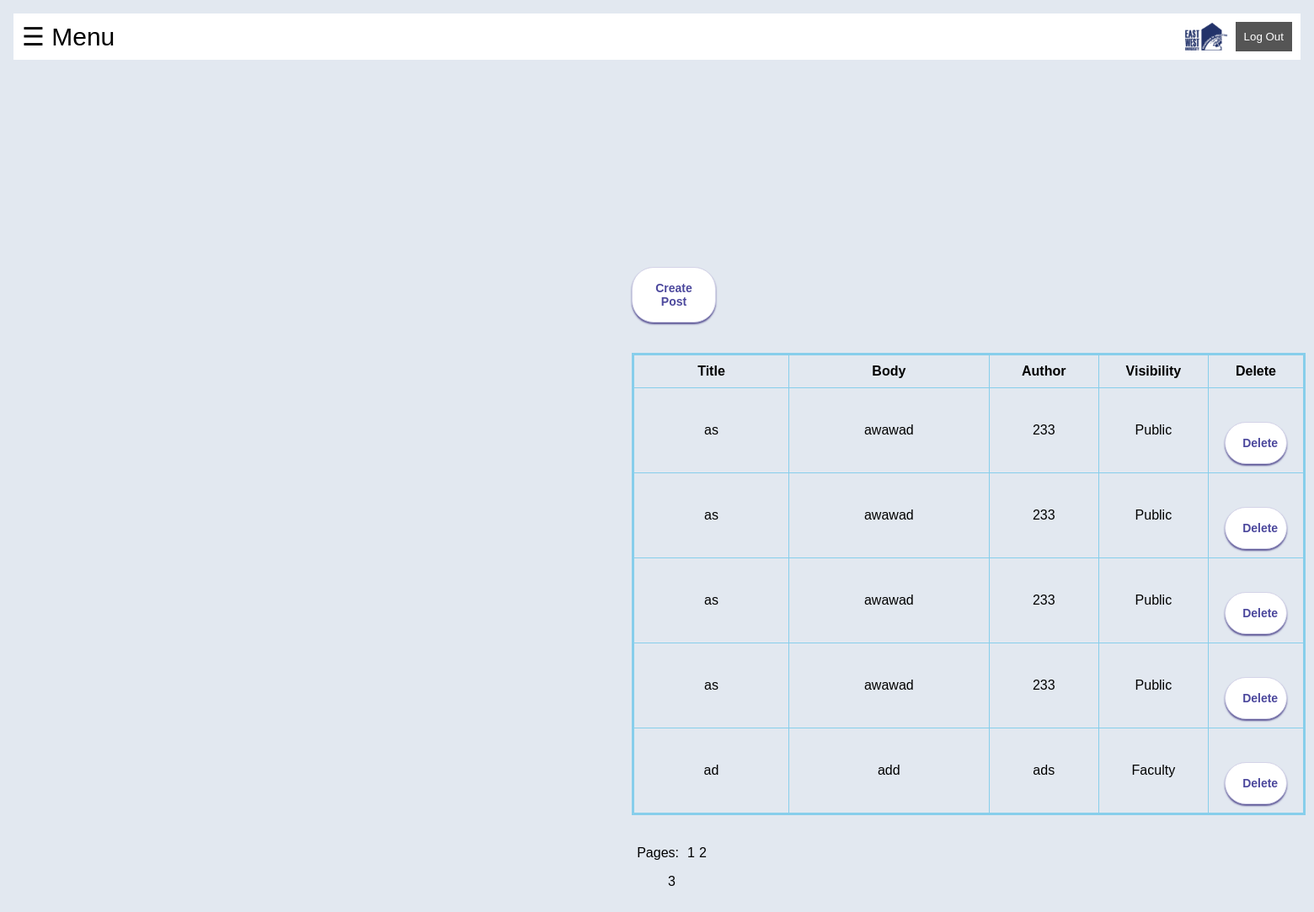
Screenshot of /personalpost.php (signed in) with the database file from the repository.
### tables this page shows
CREATE TABLE `posts` (
  `id` int(11) NOT NULL,
  `title` varchar(255) DEFAULT NULL,
  `body` text DEFAULT NULL,
  `author` varchar(255) DEFAULT NULL,
  `visibility` varchar(50) DEFAULT NULL,
  `email` varchar(255) DEFAULT NULL
);

### personalpost.php (the view, shortened to what this page needs)
<?php
require_once 'additonal/dbh.add.php';
if($_SESSION['role']!=2){
  require_once 'userheader.php';
}
$recordsPerPage = 5;
$email=$_SESSION['email'];
if (isset($_GET['page']) && is_numeric($_GET['page'])) {
    $currentPage = intval($_GET['page']);
} else {
    $currentPage = 1;
}
$offset = ($currentPage - 1) * $recordsPerPage;
?>
<html lang="en" dir="ltr">
<head>
    <link rel="stylesheet" href="test.css">
</head>
<body>
<div class="card1" >
  <form action="createpost.php" method="post" >
      <button class="button login_submit2" type="submit" name="submit"><span class="button__text">Create Post</span></button>
      <br>
      <br>
  </form>
    <table width="800px" border='10' cellpadding='10' style='border:3px solid skyblue; border-collapse:collapse'>
        <thead>
        <tr>
            <th width="150px">Title</th>
            <th width="200px">Body</th>
            <th width="100px">Author</th>
            <th width="100px">Visibility</th>
            <th width=75px>Delete</th>
        </tr>
        </thead>
        <tbody>
        <?php
        $sql = "SELECT * FROM posts where email='$email' LIMIT $recordsPerPage OFFSET $offset";
        $result = mysqli_query($conn, $sql);
        $resultCheck = mysqli_num_rows($result);
        if ($resultCheck > 0) {
            while ($row = mysqli_fetch_assoc($result)) {
                echo '<tr>';
                echo '<td align="center">' . $row['title'] . '</td>';
                echo '<td align="center">' . $row['body'] . '</td>';
                echo '<td align="center">' . $row['author'] . '</td>';
                echo '<td align="center">' . $row['visibility'] . '</td>';
                echo '<td align="center">
                    <form action="deletepost.php" method="post" onsubmit="return confirm(\'Are you sure you want to delete this?\');">
                        <input type="hidden" name="id" value="' . $row['id'] . '">
                        <button class="button login__submit" type="submit" name="submit"><span class="button__text">Delete</span></button>
                    </form>
                </td>';
                echo '</tr>';
            }
        } else {
            echo '<tr><td colspan="4" align="center">No posts found</td></tr>';
        }
        ?>
        </tbody>
    </table>
    <?php
    $sql = "SELECT COUNT(*) AS total FROM posts where email='$email'";
    $result = mysqli_query($conn, $sql);
    $row = mysqli_fetch_assoc($result);
    $totalRecords = $row['total'];
    $totalPages = ceil($totalRecords / $recordsPerPage);
    echo '<div style="margin-top: 20px; width: 100px; color: white;">';
    echo "<p style='color: black; display: inline-block; margin-right: 10px;'>Pages:</p>";
    for ($i = 1; $i <= $totalPages; $i++) {
        echo '<a href="?page=' . $i . '" style="color: black !important; display: inline-block; margin-right: 5px;">' . $i . '</a>';
    }
    echo '</div>';
    ?>
</div>
</body>
</html>

### test.css (style rules this page uses)
.card1 { height: 800px; width: 1000px; padding-left: 750px; padding-top: 200px; align-items: center; justify-content: center; text-align: center; }
.card1 a:link, .card1 a:hover { text-decoration: none !important; color: white !important; }
.login__submit { background: #fff; font-size: 14px; margin-top: 30px; padding: 16px 20px; border-radius: 26px; border: 1px solid #D4D3E8; font-weight: 700; display: flex; align-items: center; width: 80%; color: #4C489D; box-shadow: 0px 2px 2px #5C5696; cursor: pointer; transition: .2s; }
.login_submit2 { background: #fff; font-size: 14px; margin-top: 30px; padding: 16px 20px; border-radius: 26px; border: 1px solid #D4D3E8; font-weight: 700; display: flex; align-items: center; width: 10%; color: #4C489D; box-shadow: 0px 2px 2px #5C5696; cursor: pointer; transition: .2s; }

### userheader.php (style rules this page uses)
body { font-family: "Quicksand", sans-serif; margin: 0; padding: 0; overflow-x: hidden; background-color: #e2e8f0 !important; }

### rows the page displays
posts: title "as", body "awawad", author "233", visibility "Public"
posts: title "as", body "awawad", author "233", visibility "Public"
posts: title "as", body "awawad", author "233", visibility "Public"
posts: title "as", body "awawad", author "233", visibility "Public"
posts: title "ad", body "add", author "ads", visibility "Faculty"
